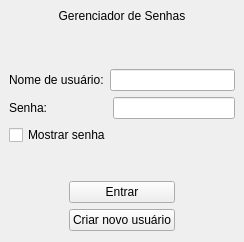
<?xml version="1.0" encoding="UTF-8"?>
<ui version="4.0">
 <class>FazerLogin</class>
 <widget class="QMainWindow" name="FazerLogin">
  <property name="geometry">
   <rect>
    <x>0</x>
    <y>0</y>
    <width>237</width>
    <height>242</height>
   </rect>
  </property>
  <property name="windowTitle">
   <string>FazerLogin</string>
  </property>
  <widget class="QWidget" name="centralwidget">
   <layout class="QFormLayout" name="formLayout">
    <item row="0" column="0" colspan="2">
     <layout class="QVBoxLayout" name="verticalLayout">
      <item>
       <widget class="QLabel" name="label_2">
        <property name="text">
         <string>Gerenciador de Senhas</string>
        </property>
        <property name="alignment">
         <set>Qt::AlignmentFlag::AlignCenter</set>
        </property>
       </widget>
      </item>
      <item>
       <spacer name="verticalSpacer_2">
        <property name="orientation">
         <enum>Qt::Orientation::Vertical</enum>
        </property>
        <property name="sizeType">
         <enum>QSizePolicy::Policy::Fixed</enum>
        </property>
        <property name="sizeHint" stdset="0">
         <size>
          <width>20</width>
          <height>40</height>
         </size>
        </property>
       </spacer>
      </item>
      <item>
       <layout class="QHBoxLayout" name="horizontalLayout_2">
        <item>
         <widget class="QLabel" name="label_3">
          <property name="text">
           <string>Nome de usuário:</string>
          </property>
         </widget>
        </item>
        <item>
         <widget class="QLineEdit" name="NomeUsuario"/>
        </item>
       </layout>
      </item>
      <item>
       <layout class="QHBoxLayout" name="horizontalLayout">
        <item>
         <widget class="QLabel" name="label">
          <property name="text">
           <string>Senha:                  </string>
          </property>
         </widget>
        </item>
        <item>
         <widget class="QLineEdit" name="Senha">
          <property name="echoMode">
           <enum>QLineEdit::EchoMode::Password</enum>
          </property>
         </widget>
        </item>
       </layout>
      </item>
      <item>
       <widget class="QCheckBox" name="MostrarSenha">
        <property name="text">
         <string>Mostrar senha</string>
        </property>
       </widget>
      </item>
      <item>
       <spacer name="verticalSpacer">
        <property name="orientation">
         <enum>Qt::Orientation::Vertical</enum>
        </property>
        <property name="sizeType">
         <enum>QSizePolicy::Policy::Fixed</enum>
        </property>
        <property name="sizeHint" stdset="0">
         <size>
          <width>20</width>
          <height>30</height>
         </size>
        </property>
       </spacer>
      </item>
      <item>
       <layout class="QHBoxLayout" name="horizontalLayout_3">
        <item>
         <spacer name="horizontalSpacer">
          <property name="orientation">
           <enum>Qt::Orientation::Horizontal</enum>
          </property>
          <property name="sizeType">
           <enum>QSizePolicy::Policy::Fixed</enum>
          </property>
          <property name="sizeHint" stdset="0">
           <size>
            <width>60</width>
            <height>20</height>
           </size>
          </property>
         </spacer>
        </item>
        <item>
         <widget class="QPushButton" name="BotaoEntrar">
          <property name="text">
           <string>Entrar</string>
          </property>
         </widget>
        </item>
        <item>
         <spacer name="horizontalSpacer_2">
          <property name="orientation">
           <enum>Qt::Orientation::Horizontal</enum>
          </property>
          <property name="sizeType">
           <enum>QSizePolicy::Policy::Fixed</enum>
          </property>
          <property name="sizeHint" stdset="0">
           <size>
            <width>60</width>
            <height>20</height>
           </size>
          </property>
         </spacer>
        </item>
       </layout>
      </item>
      <item>
       <layout class="QHBoxLayout" name="horizontalLayout_6">
        <item>
         <spacer name="horizontalSpacer_3">
          <property name="orientation">
           <enum>Qt::Orientation::Horizontal</enum>
          </property>
          <property name="sizeType">
           <enum>QSizePolicy::Policy::Fixed</enum>
          </property>
          <property name="sizeHint" stdset="0">
           <size>
            <width>60</width>
            <height>20</height>
           </size>
          </property>
         </spacer>
        </item>
        <item>
         <widget class="QPushButton" name="BotaoCriarUsuario">
          <property name="text">
           <string>Criar novo usuário</string>
          </property>
         </widget>
        </item>
        <item>
         <spacer name="horizontalSpacer_4">
          <property name="orientation">
           <enum>Qt::Orientation::Horizontal</enum>
          </property>
          <property name="sizeType">
           <enum>QSizePolicy::Policy::Fixed</enum>
          </property>
          <property name="sizeHint" stdset="0">
           <size>
            <width>60</width>
            <height>20</height>
           </size>
          </property>
         </spacer>
        </item>
       </layout>
      </item>
     </layout>
    </item>
   </layout>
  </widget>
 </widget>
 <resources/>
 <connections/>
</ui>
